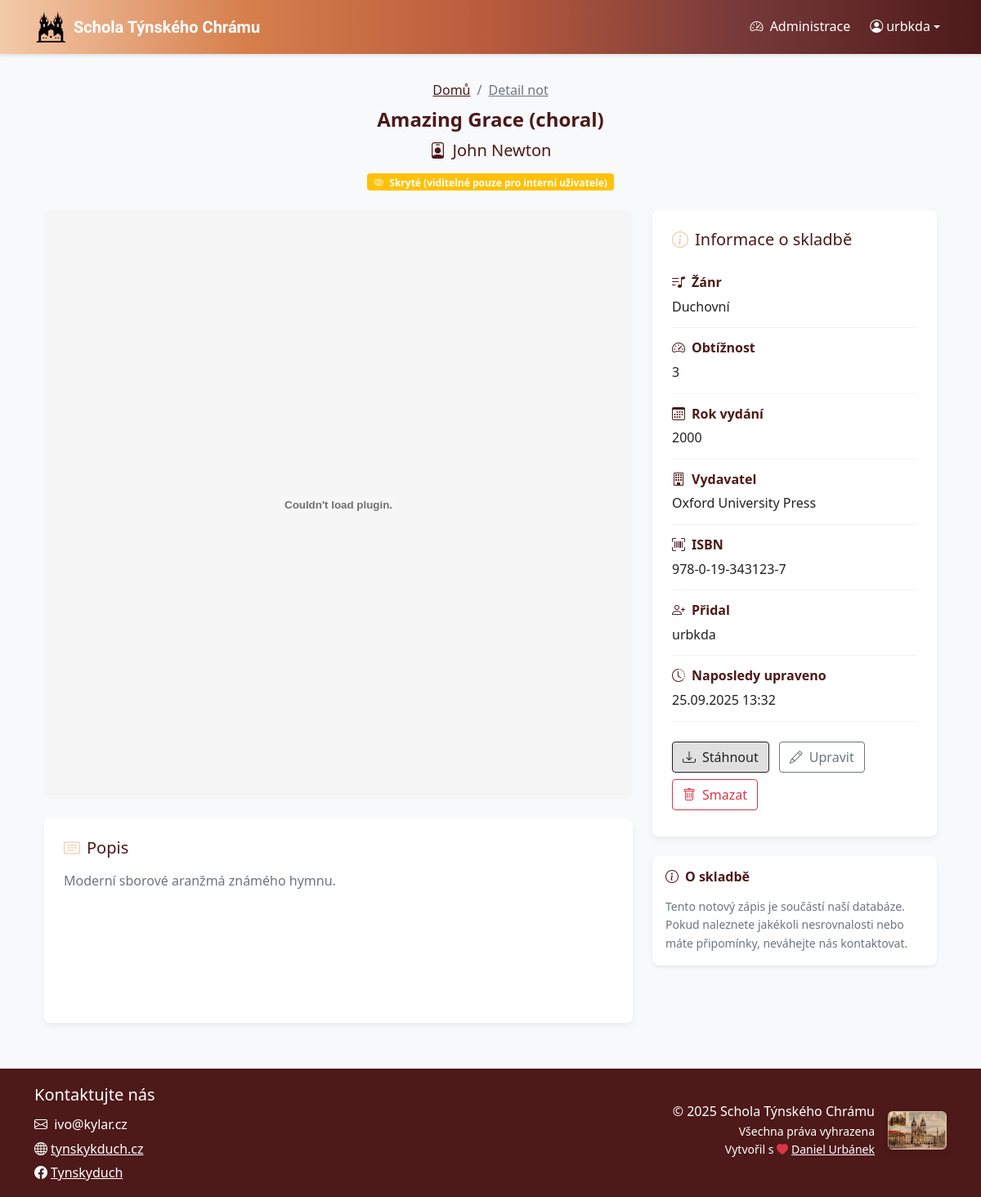
Page /noty/amazing-grace-choral-arrangement (signed in) on the earlier database version.
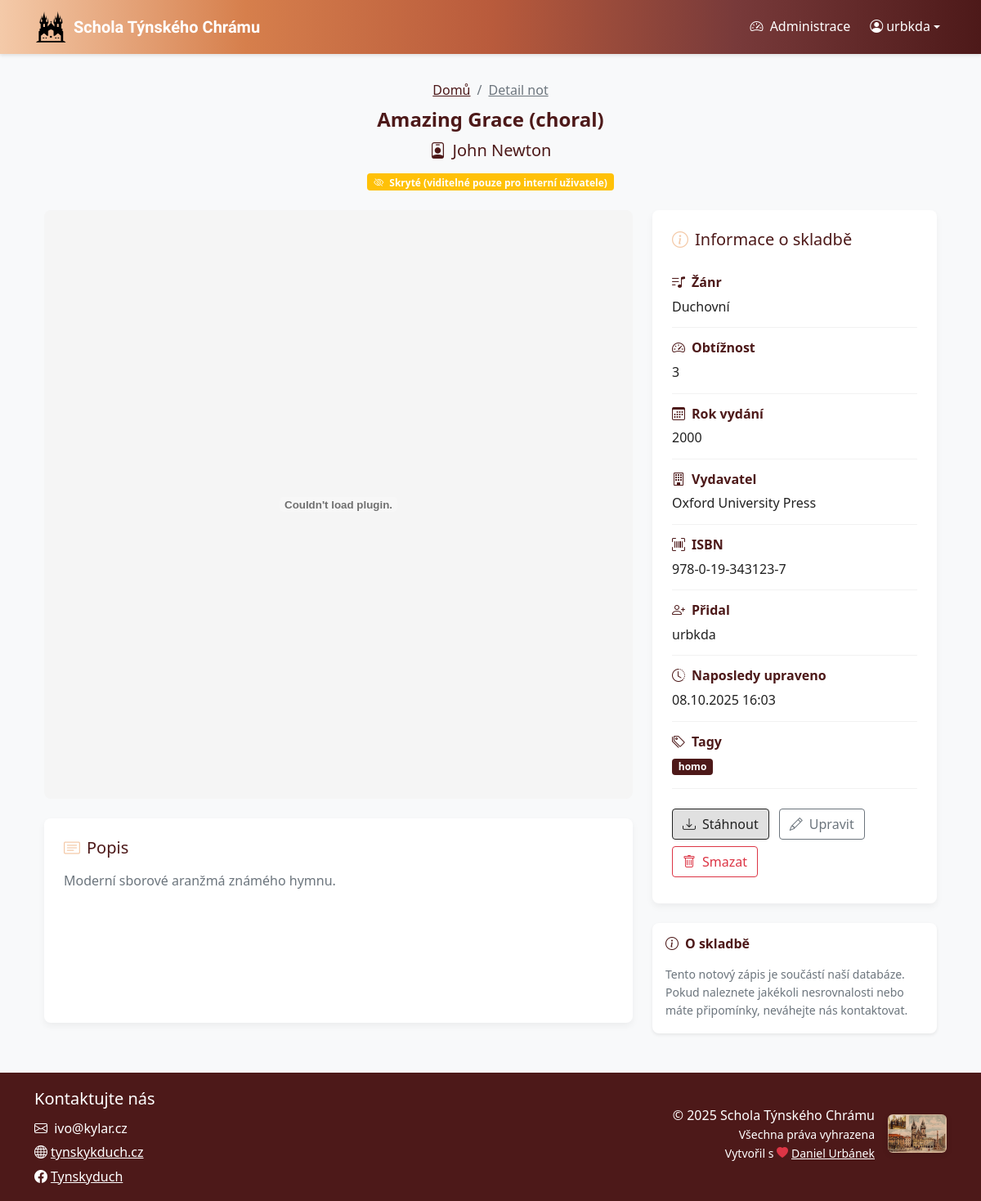
Same page on the later database version.
### sheet_music_app/models.py (models this page shows, shortened)
class Sheet(models.Model):
    RELIGIOUS = "REL"
    CHORAL = "CHO"
    JAZZ = "JAZ"
    POPULAR = "POP"
    CLASSICAL = "CLA"
    SECULAR = "SEC"
    FOLCLORE = "FOL"
    GENRE_CHOICES = [
        (RELIGIOUS, "Duchovní"),
        (CHORAL, "Sborová"),
        (JAZZ, "Jazzová"),
        (POPULAR, "Populární"),
        (CLASSICAL, "Klasická"),
        (SECULAR, "Světská"),
        (FOLCLORE, "Folklórní"),
    ]
    DIFFICULTY_CHOICES = [
        (1, 'Velmi snadná'),
        (2, 'Snadná'),
        (3, 'Střední'),
        (4, 'Obtížná'),
        (5, 'Velmi obtížná'),
    ]
    title = models.CharField(max_length=200)
    composer = models.CharField(max_length=200)
    arranger = models.CharField(max_length=200, blank=True, null=True)
    genre = models.CharField(choices=GENRE_CHOICES, blank=True, null=True)
    difficulty_level = models.CharField(choices=DIFFICULTY_CHOICES, blank=True, null=True, max_length=1)
    publication_year = models.IntegerField(blank=True, null=True)
    publisher = models.CharField(max_length=200, blank=True, null=True)
    isbn = models.CharField(max_length=20, blank=True, null=True)
    description = models.TextField(blank=True, null=True)
    date_created = models.DateTimeField(auto_now_add=True)
    date_modified = models.DateTimeField(auto_now=True)
    created_by = models.ForeignKey('auth.User', on_delete=models.CASCADE)
    modified_by = models.ForeignKey('auth.User', on_delete=models.CASCADE, related_name='modified_sheets')
    sheet_file = models.FileField()
    preview_image = models.ImageField(blank=True, null=True)
    public = models.BooleanField(default=False)
    slug = models.SlugField(max_length=255, unique=True, blank=True, null=True)
    tags = models.ManyToManyField(Tag, blank=True, related_name="sheets")

class Tag(models.Model):
    name = models.CharField(max_length=50, unique=True)
    class Meta:
        ordering = ["name"]

### sheet_music_app/views.py (the view)
# urls.py: path("noty/<slug:slug>", views.sheet_profile, name="sheet_profile"),
@login_required(login_url='login')
def sheet_profile(request, slug):
    sheet = get_object_or_404(Sheet, slug=slug)
    return render(request, "sheet_profile.html", {"sheet": sheet})

### sheet_music_app/templatetags/permissions.py (called while the page is built)
@register.filter(name='is_editor')
def is_editor(user):
    if not hasattr(user, 'is_authenticated'):
        return False
    return user.is_authenticated and (user.is_staff or user.is_superuser)

@register.filter(name='is_superuser')
def is_superuser(user):
    if not hasattr(user, 'is_authenticated'):
        return False
    return user.is_authenticated and (user.is_superuser)

### sheet_music_app/templates/sheet_profile.html (shortened to what the changed rows need)
{% extends 'base.html' %}
{% load static %}
{% load permissions %}
{% block content %}
<div class="container mb-3">
    <div class="sheet-header">
        <div class="sheet-header-content text-center">
            <nav aria-label="breadcrumb" class="d-flex justify-content-center">
                <ol class="breadcrumb mb-2 mt-2">
                </ol>
            </nav>
            <h1 class="fw-bold mb-2">{{ sheet.title }}</h1>
            <p class="lead mb-2">
                <i class="bi bi-person-badge me-2"></i>{{ sheet.composer }}
            </p>
            {% if not sheet.public %}
                <span class="badge bg-warning mt-1 mb-2">
                    <i class="bi bi-eye-slash me-1"></i> Skryté (viditelné pouze pro interní uživatele)
                </span>
            {% endif %}
        </div>
    </div>
</div>
<div class="container">
    <div class="row">
        <div class="col-lg-8">
            <div class="description-box">
                <div class="text-muted">
                    {% if sheet.description %}
                        {{ sheet.description|linebreaks }}
                    {% else %}
                        <em class="text-secondary">Zatím bez popisu.</em>
                    {% endif %}
                </div>
            </div>
        </div>
        <div class="col-lg-4">
            <div class="sheet-meta mb-4">
                <div class="meta-item">
                    <div class="meta-label">
                        <i class="bi bi-music-note-list me-2"></i><strong>Žánr</strong>
                    </div>
                    <div class="meta-value">
                        {{ sheet.get_genre_display|default:"Neuvedeno" }}
                    </div>
                </div>
                <div class="meta-item">
                    <div class="meta-label">
                        <i class="bi bi-speedometer2 me-2"></i><strong>Obtížnost</strong>
                    </div>
                    <div class="meta-value">
                        {{ sheet.get_difficulty_level_display|default:"Neuvedeno" }}
                    </div>
                </div>
                {% if sheet.publication_year %}
                <div class="meta-item">
                    <div class="meta-label">
                        <i class="bi bi-calendar3 me-2"></i><strong>Rok vydání</strong>
                    </div>
                    <div class="meta-value">
                        {{ sheet.publication_year }}
                    </div>
                </div>
                {% endif %}
                {% if sheet.publisher %}
                <div class="meta-item">
                    <div class="meta-label">
                        <i class="bi bi-building me-2"></i><strong>Vydavatel</strong>
                    </div>
                    <div class="meta-value">
                        {{ sheet.publisher }}
                    </div>
                </div>
                {% endif %}
                {% if sheet.isbn %}
                <div class="meta-item">
                    <div class="meta-label">
                        <i class="bi bi-upc-scan me-2"></i><strong>ISBN</strong>
                    </div>
                    <div class="meta-value">
                        {{ sheet.isbn }}
                    </div>
                </div>
                {% endif %}
                <div class="meta-item">
                    <div class="meta-label">
                        <i class="bi bi-person-plus me-2"></i><strong>Přidal</strong>
                    </div>
                    <div class="meta-value">
                        {{ sheet.created_by.get_full_name|default:sheet.created_by.username }}
                    </div>
                </div>
                <div class="meta-item">
                    <div class="meta-label">
                        <i class="bi bi-clock-history me-2"></i><strong>Naposledy upraveno</strong>
                    </div>
                    <div class="meta-value">
                        {{ sheet.date_modified|date:"d.m.Y H:i" }}
                    </div>
                </div>
                {% if sheet.tags.all %}
                <div class="meta-item">
                    <div class="meta-label">
                        <i class="bi bi-tags me-2"></i><strong>Tagy</strong>
                    </div>
                    <div class="meta-value">
                        {% for tag in sheet.tags.all %}
                            <span class="badge bg-secondary me-1 mb-1">{{ tag.name }}</span>
                        {% empty %}
                            <span class="text-muted">Žádné</span>
                        {% endfor %}
                    </div>
                </div>
                {% endif %}
            </div>
        </div>
    </div>
</div>
{% endblock %}

Differences in the rows shown:
changed Sheet "Amazing Grace (choral)": date_modified "25.09.2025 13:32" → "08.10.2025 16:03"
added Tag: name "homo"
Other differences:
text now shown: "Tagy"
